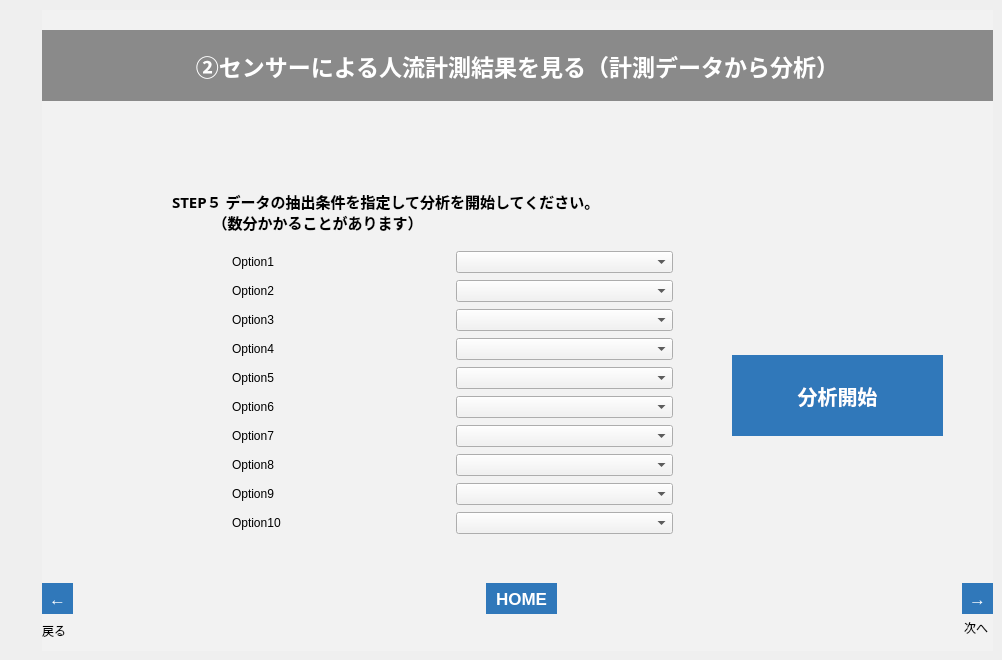
   <widget class="QWidget" name="tab_15">
    <attribute name="title">
     <string>002_5</string>
    </attribute>
    <widget class="QFrame" name="frame_16">
     <property name="geometry">
      <rect>
       <x>42</x>
       <y>10</y>
       <width>951</width>
       <height>641</height>
      </rect>
     </property>
     <property name="styleSheet">
      <string notr="true">background-color: rgb(242, 242, 242);</string>
     </property>
     <property name="frameShape">
      <enum>QFrame::NoFrame</enum>
     </property>
     <property name="frameShadow">
      <enum>QFrame::Plain</enum>
     </property>
     <property name="lineWidth">
      <number>0</number>
     </property>
     <widget class="QLabel" name="lbl_002_5_n">
      <property name="geometry">
       <rect>
        <x>922</x>
        <y>610</y>
        <width>31</width>
        <height>16</height>
       </rect>
      </property>
      <property name="text">
       <string>次へ</string>
      </property>
     </widget>
     <widget class="QLabel" name="label_83">
      <property name="geometry">
       <rect>
        <x>0</x>
        <y>610</y>
        <width>50</width>
        <height>21</height>
       </rect>
      </property>
      <property name="text">
       <string>戻る</string>
      </property>
     </widget>
     <widget class="QToolButton" name="btn_002_5_n">
      <property name="geometry">
       <rect>
        <x>920</x>
        <y>573</y>
        <width>31</width>
        <height>31</height>
       </rect>
      </property>
      <property name="font">
       <font>
        <pointsize>13</pointsize>
        <weight>75</weight>
        <bold>true</bold>
       </font>
      </property>
      <property name="styleSheet">
       <string notr="true">background-color: rgb(48,120,186);
color: rgb(255, 255, 255);
border: none;</string>
      </property>
      <property name="text">
       <string>→</string>
      </property>
     </widget>
     <widget class="QToolButton" name="btn_002_5_b">
      <property name="geometry">
       <rect>
        <x>0</x>
        <y>573</y>
        <width>31</width>
        <height>31</height>
       </rect>
      </property>
      <property name="font">
       <font>
        <pointsize>13</pointsize>
        <weight>75</weight>
        <bold>true</bold>
       </font>
      </property>
      <property name="styleSheet">
       <string notr="true">background-color: rgb(48,120,186);
color: rgb(255, 255, 255);
border: none;</string>
      </property>
      <property name="text">
       <string>←</string>
      </property>
     </widget>
     <widget class="QLabel" name="label_84">
      <property name="geometry">
       <rect>
        <x>0</x>
        <y>20</y>
        <width>951</width>
        <height>71</height>
       </rect>
      </property>
      <property name="font">
       <font>
        <family>游ゴシック</family>
        <pointsize>17</pointsize>
        <weight>75</weight>
        <bold>true</bold>
       </font>
      </property>
      <property name="styleSheet">
       <string notr="true">background-color: rgb(138, 138, 138);
color: rgb(255, 255, 255);</string>
      </property>
      <property name="text">
       <string>②センサーによる人流計測結果を見る（計測データから分析）</string>
      </property>
      <property name="alignment">
       <set>Qt::AlignCenter</set>
      </property>
     </widget>
     <widget class="QToolButton" name="btn_home_11">
      <property name="geometry">
       <rect>
        <x>444</x>
        <y>573</y>
        <width>71</width>
        <height>31</height>
       </rect>
      </property>
      <property name="font">
       <font>
        <pointsize>13</pointsize>
        <weight>75</weight>
        <bold>true</bold>
       </font>
      </property>
      <property name="styleSheet">
       <string notr="true">background-color: rgb(48,120,186);
color: rgb(255, 255, 255);
border: none;</string>
      </property>
      <property name="text">
       <string>HOME</string>
      </property>
     </widget>
     <widget class="QLabel" name="label_42">
      <property name="geometry">
       <rect>
        <x>130</x>
        <y>180</y>
        <width>711</width>
        <height>131</height>
       </rect>
      </property>
      <property name="font">
       <font>
        <family>游ゴシック</family>
        <pointsize>11</pointsize>
        <weight>75</weight>
        <bold>true</bold>
       </font>
      </property>
      <property name="styleSheet">
       <string notr="true">border-color: rgb(220, 220, 220);</string>
      </property>
      <property name="frameShape">
       <enum>QFrame::Box</enum>
      </property>
      <property name="lineWidth">
       <number>0</number>
      </property>
      <property name="midLineWidth">
       <number>0</number>
      </property>
      <property name="text">
       <string>STEP５ データの抽出条件を指定して分析を開始してください。
            （数分かかることがあります）</string>
      </property>
      <property name="alignment">
       <set>Qt::AlignLeading|Qt::AlignLeft|Qt::AlignTop</set>
      </property>
     </widget>
     <widget class="QWidget" name="layoutWidget_3">
      <property name="geometry">
       <rect>
        <x>190</x>
        <y>240</y>
        <width>441</width>
        <height>291</height>
       </rect>
      </property>
      <layout class="QGridLayout" name="gridLayout_2">
       <item row="3" column="1">
        <widget class="QComboBox" name="cmb_option4_2">
         <property name="styleSheet">
          <string notr="true">selection-background-color: rgb(143, 201, 247);</string>
         </property>
        </widget>
       </item>
       <item row="5" column="0">
        <widget class="QLabel" name="lbl_option6_2">
         <property name="text">
          <string>Option6</string>
         </property>
        </widget>
       </item>
       <item row="6" column="0">
        <widget class="QLabel" name="lbl_option7_2">
         <property name="text">
          <string>Option7</string>
         </property>
        </widget>
       </item>
       <item row="4" column="1">
        <widget class="QComboBox" name="cmb_option5_2">
         <property name="styleSheet">
          <string notr="true">selection-background-color: rgb(143, 201, 247);</string>
         </property>
        </widget>
       </item>
       <item row="1" column="1">
        <widget class="QComboBox" name="cmb_option2_2">
         <property name="styleSheet">
          <string notr="true">selection-background-color: rgb(143, 201, 247);</string>
         </property>
        </widget>
       </item>
       <item row="3" column="0">
        <widget class="QLabel" name="lbl_option4_2">
         <property name="text">
          <string>Option4</string>
         </property>
        </widget>
       </item>
       <item row="8" column="0">
        <widget class="QLabel" name="lbl_option9_2">
         <property name="text">
          <string>Option9</string>
         </property>
        </widget>
       </item>
       <item row="9" column="1">
        <widget class="QComboBox" name="cmb_option10_2">
         <property name="styleSheet">
          <string notr="true">selection-background-color: rgb(143, 201, 247);</string>
         </property>
        </widget>
       </item>
       <item row="2" column="0">
        <widget class="QLabel" name="lbl_option3_2">
         <property name="text">
          <string>Option3</string>
         </property>
        </widget>
       </item>
       <item row="1" column="0">
        <widget class="QLabel" name="lbl_option2_2">
         <property name="text">
          <string>Option2</string>
         </property>
        </widget>
       </item>
       <item row="9" column="0">
        <widget class="QLabel" name="lbl_option10_2">
         <property name="text">
          <string>Option10</string>
         </property>
        </widget>
       </item>
       <item row="5" column="1">
        <widget class="QComboBox" name="cmb_option6_2">
         <property name="styleSheet">
          <string notr="true">selection-background-color: rgb(143, 201, 247);</string>
         </property>
        </widget>
       </item>
       <item row="0" column="1">
        <widget class="QComboBox" name="cmb_option1_2">
         <property name="styleSheet">
          <string notr="true">selection-background-color: rgb(143, 201, 247);</string>
         </property>
        </widget>
       </item>
       <item row="6" column="1">
        <widget class="QComboBox" name="cmb_option7_2">
         <property name="styleSheet">
          <string notr="true">selection-background-color: rgb(143, 201, 247);</string>
         </property>
        </widget>
       </item>
       <item row="4" column="0">
        <widget class="QLabel" name="lbl_option5_2">
         <property name="text">
          <string>Option5</string>
         </property>
        </widget>
       </item>
       <item row="2" column="1">
        <widget class="QComboBox" name="cmb_option3_2">
         <property name="styleSheet">
          <string notr="true">selection-background-color: rgb(143, 201, 247);</string>
         </property>
        </widget>
       </item>
       <item row="7" column="0">
        <widget class="QLabel" name="lbl_option8_2">
         <property name="text">
          <string>Option8</string>
         </property>
        </widget>
       </item>
       <item row="8" column="1">
        <widget class="QComboBox" name="cmb_option9_2">
         <property name="styleSheet">
          <string notr="true">selection-background-color: rgb(143, 201, 247);</string>
         </property>
        </widget>
       </item>
       <item row="0" column="0">
        <widget class="QLabel" name="lbl_option1_2">
         <property name="text">
          <string>Option1</string>
         </property>
        </widget>
       </item>
       <item row="7" column="1">
        <widget class="QComboBox" name="cmb_option8_2">
         <property name="styleSheet">
          <string notr="true">selection-background-color: rgb(143, 201, 247);</string>
         </property>
        </widget>
       </item>
      </layout>
     </widget>
     <widget class="QPushButton" name="btn_web_002">
      <property name="geometry">
       <rect>
        <x>690</x>
        <y>345</y>
        <width>211</width>
        <height>81</height>
       </rect>
      </property>
      <property name="font">
       <font>
        <family>游ゴシック</family>
        <pointsize>15</pointsize>
        <weight>75</weight>
        <bold>true</bold>
       </font>
      </property>
      <property name="autoFillBackground">
       <bool>false</bool>
      </property>
      <property name="styleSheet">
       <string notr="true">background-color: rgb(48,120,186);
color: rgb(255, 255, 255);
border: none;</string>
      </property>
      <property name="text">
       <string>分析開始</string>
      </property>
     </widget>
     <widget class="QLabel" name="lbl_001_6">
      <property name="geometry">
       <rect>
        <x>190</x>
        <y>540</y>
        <width>501</width>
        <height>31</height>
       </rect>
      </property>
      <property name="font">
       <font>
        <family>游ゴシック</family>
        <pointsize>11</pointsize>
        <weight>75</weight>
        <bold>true</bold>
       </font>
      </property>
      <property name="styleSheet">
       <string notr="true">border-color: rgb(220, 220, 220);</string>
      </property>
      <property name="frameShape">
       <enum>QFrame::Box</enum>
      </property>
      <property name="lineWidth">
       <number>0</number>
      </property>
      <property name="midLineWidth">
       <number>0</number>
      </property>
      <property name="text">
       <string/>
      </property>
      <property name="alignment">
       <set>Qt::AlignLeading|Qt::AlignLeft|Qt::AlignVCenter</set>
      </property>
     </widget>
    </widget>
   </widget>
